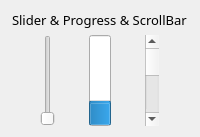
                <widget class="QWidget" name="widget_9" native="true">
                 <layout class="QGridLayout" name="gridLayout_12">
                  <item row="0" column="0">
                   <widget class="QLabel" name="label_9">
                    <property name="font">
                     <font>
                      <family>微软雅黑</family>
                      <pointsize>10</pointsize>
                      <bold>false</bold>
                     </font>
                    </property>
                    <property name="text">
                     <string>Slider &amp; Progress &amp; ScrollBar</string>
                    </property>
                   </widget>
                  </item>
                  <item row="1" column="0">
                   <layout class="QHBoxLayout" name="horizontalLayout_2">
                    <item>
                     <widget class="QSlider" name="horizontalSlider_2">
                      <property name="orientation">
                       <enum>Qt::Orientation::Vertical</enum>
                      </property>
                      <property name="showValueTip" stdset="0">
                       <bool>true</bool>
                      </property>
                     </widget>
                    </item>
                    <item>
                     <widget class="QProgressBar" name="progressBar_2">
                      <property name="value">
                       <number>24</number>
                      </property>
                      <property name="orientation">
                       <enum>Qt::Orientation::Vertical</enum>
                      </property>
                     </widget>
                    </item>
                    <item>
                     <widget class="QScrollBar" name="horizontalScrollBar_2">
                      <property name="orientation">
                       <enum>Qt::Orientation::Vertical</enum>
                      </property>
                     </widget>
                    </item>
                   </layout>
                  </item>
                 </layout>
                </widget>
